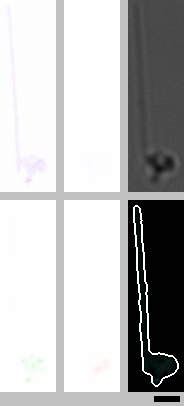
%> input picture MiniProjet/colindata/01.png, 184 x 406 px
$ octave test.m   (GNU Octave 9; MATLAB toolbox functions it lacks are replaced by stand-ins)
%> lines starting %> are read from the running program, lines starting %| are printed output that depends on the picture; in (x1, y1, x2, y2) boxes, pixels count from 0 and x2, y2 are one past the last pixel; in counts of white or black regions, pixels touching at a corner belong together; the program's own positions count from 1
clear all
close all
clc


image7 = imread('colindata/01.png');
%> image7 is the input picture: size 406x184x3 uint8; mean R, G, B 185.3, 185.3, 185.6

originCoord = [0 0];
[size_x,size_y]=size(image7);
%> size_x = 406; size_y = 552

image7 = rgb2gray(image7);
%> image7: size 406x184 uint8
a=edge(image7,'canny');
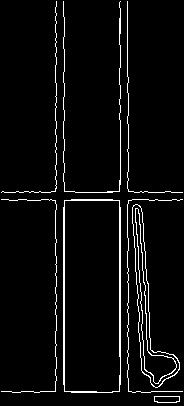
%> a: size 406x184 logical; 4.5% white in thin lines or dots
figure(1),imshow(a);

figure(2),plot(sum(a));
%> after `plot(sum(a))`:
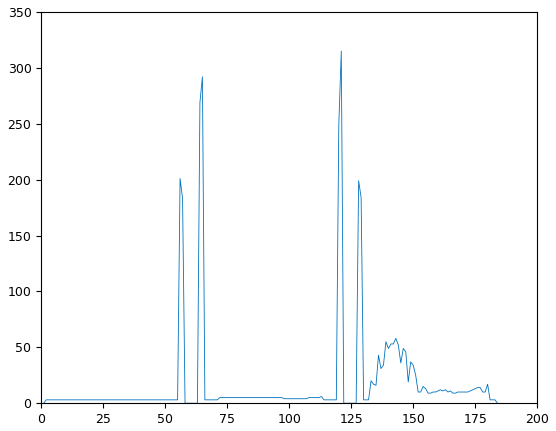
%> figure redrawn from the program's plot data; curve peaks at x = 121, y = 315

[peaks,loc] = findpeaks(sum(a),"MinPeakHeight",100);
%> peaks = [201 292 315 199]; loc = [56 65 121 128]

maxPeak=max(peaks);
%> maxPeak = 315
for i = 1:length(peaks)
  peaks(i)=maxPeak;
endfor
%> this loop made 4 passes
%> after the loop, peaks = [315 315 315 315]


image71 = imcrop(image7,[0 0 loc(1) peaks(1)]);
image72 = imcrop(image7,[loc(2) 0 loc(3)-loc(2) peaks(2)]);
image73 = imcrop(image7,[loc(4) 0 size_x-loc(4) peaks(4)]);
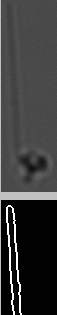
%> image73: size 315x57 uint8; min 0, max 255, mean 58.7

figure(3),imshow(image71)
figure(4),imshow(image72)
figure(5),imshow(image73)

###########################################

a=edge(imrotate(image71,90),'canny');
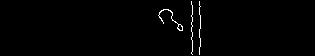
%> a: size 56x315 logical; 1% white in thin lines or dots, all inside (x1, y1, x2, y2) = (158, 1, 201, 55)
figure(10),imshow(a);
figure(11),plot(sum(a));
%> after `plot(sum(a))`:
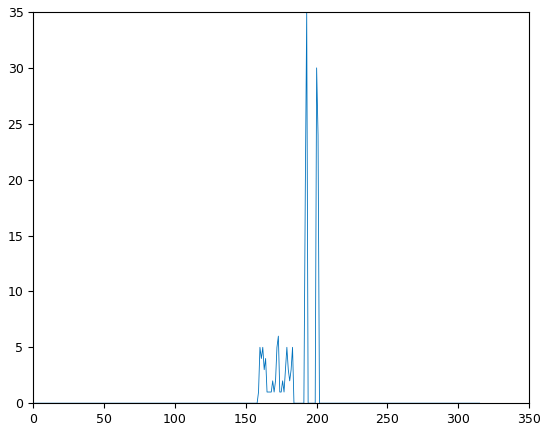
%> figure redrawn from the program's plot data; curve peaks at x = 193, y = 35

[size_yh,size_xh]=size(imrotate(image71,90));
%> size_yh = 56; size_xh = 315

[peaks_h,loc_h] = findpeaks(sum(a),"MinPeakHeight",20);
%> peaks_h = [35 30]; loc_h = [193 200]

maxPeak_h=max(peaks_h);
%> maxPeak_h = 35
for i = 1:length(peaks_h)
  peaks_h(i)= maxPeak_h;
endfor
%> this loop made 2 passes
%> after the loop, peaks_h = [35 35]

figure(49),imshow(imrotate(image71,90))
image71_1h = imcrop(imrotate(image71,90),[0 0 loc_h(1) peaks_h(1)]);
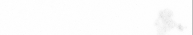
%> image71_1h: size 35x193 uint8; min 192, max 255, mean 252.6
figure(50),imshow(image71_1h)
image71_2h = imcrop(imrotate(image71,90),[loc_h(2) 0 size_xh-loc_h(2) peaks_h(2)]);
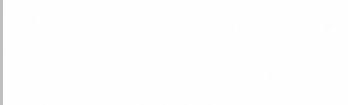
%> image71_2h: size 35x116 uint8 (shown 3 times larger); min 192, max 255, mean 253.5
figure(51),imshow(image71_2h)

$ run again, with MiniProjet/colindata/02.png copied over MiniProjet/colindata/01.png
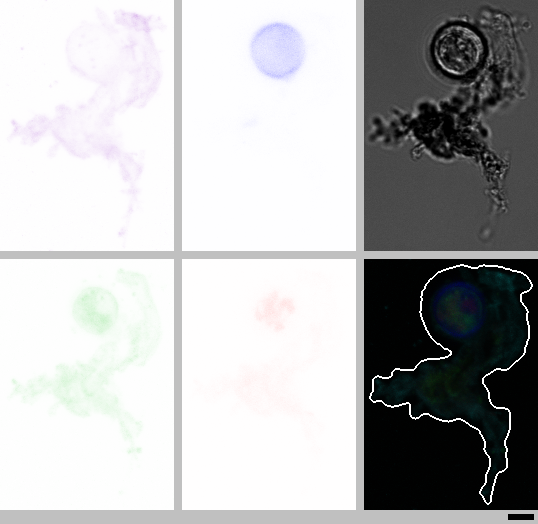
%> input picture MiniProjet/colindata/02.png, 538 x 524 px
%> image7 is the input picture: size 524x538x3 uint8; mean R, G, B 181.5, 181.9, 182.5
%> image7: size 524x538 uint8
%> `a=edge(image7,'canny');`:
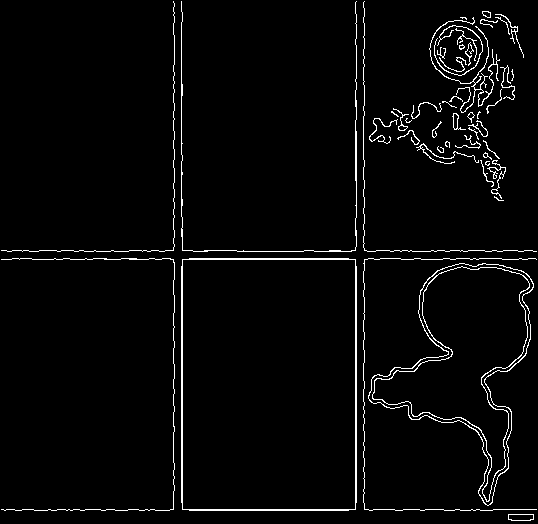
%> a: size 524x538 logical; 3.1% white in thin lines or dots
%> `[peaks,loc] = findpeaks(sum(a),"MinPeakHeight",100);`: peaks = [281 446 428 254]; loc = [174 182 357 364]
%> maxPeak = 446
%> the loop `for i = 1:length(peaks)` made 4 passes
%> after the loop `for i = 1:length(peaks)`: peaks = [446 446 446 446]
%> size_yh = 174; size_xh = 446
%> `[peaks_h,loc_h] = findpeaks(sum(a),"MinPeakHeight",20);`: peaks_h = [94 107]; loc_h = [251 260]
%> maxPeak_h = 107
%> the loop `for i = 1:length(peaks_h)` made 2 passes
%> after the loop `for i = 1:length(peaks_h)`: peaks_h = [107 107]
%> `image71_2h = imcrop(imrotate(image71,90),[loc_h(2) 0 size_xh-loc_h(2) ..`:
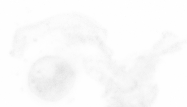
%> image71_2h: size 107x187 uint8; min 224, max 255, mean 250.5

$ run again, with MiniProjet/colindata/03.png copied over MiniProjet/colindata/01.png
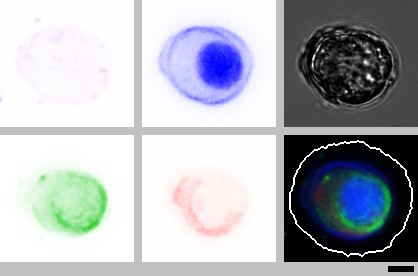
%> input picture MiniProjet/colindata/03.png, 418 x 276 px
%> image7 is the input picture: size 276x418x3 uint8; mean R, G, B 174.9, 178.1, 184.7
%> image7: size 276x418 uint8
%> `a=edge(image7,'canny');`:
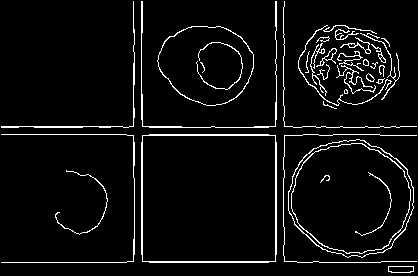
%> a: size 276x418 logical; 5.3% white in thin lines or dots
%> `[peaks,loc] = findpeaks(sum(a),"MinPeakHeight",100);`: peaks = [169 232 214 155]; loc = [134 142 277 284]
%> maxPeak = 232
%> the loop `for i = 1:length(peaks)` made 4 passes
%> after the loop `for i = 1:length(peaks)`: peaks = [232 232 232 232]
%> image73 = []
%> size_yh = 134; size_xh = 232
%> `[peaks_h,loc_h] = findpeaks(sum(a),"MinPeakHeight",20);`: peaks_h = [122 132]; loc_h = [127 135]
%> maxPeak_h = 132
%> the loop `for i = 1:length(peaks_h)` made 2 passes
%> after the loop `for i = 1:length(peaks_h)`: peaks_h = [132 132]
%> `image71_2h = imcrop(imrotate(image71,90),[loc_h(2) 0 size_xh-loc_h(2) ..`:
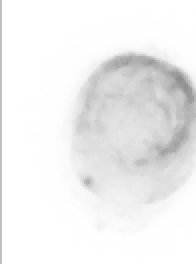
%> image71_2h: size 132x98 uint8 (shown 2 times larger); min 142, max 255, mean 239.7

$ run again, with MiniProjet/colindata/04.png copied over MiniProjet/colindata/01.png
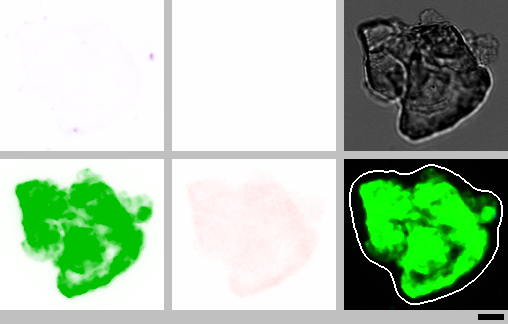
%> input picture MiniProjet/colindata/04.png, 508 x 324 px
%> image7 is the input picture: size 324x508x3 uint8; mean R, G, B 168, 192.7, 166.8
%> image7: size 324x508 uint8
%> `[peaks,loc] = findpeaks(sum(a),"MinPeakHeight",100);`: peaks = [201 286 301 152]; loc = [165 173 336 344]
%> maxPeak = 301
%> the loop `for i = 1:length(peaks)` made 4 passes
%> after the loop `for i = 1:length(peaks)`: peaks = [301 301 301 301]
%> image73 = []
%> size_yh = 165; size_xh = 301
%> `[peaks_h,loc_h] = findpeaks(sum(a),"MinPeakHeight",20);`: peaks_h = [140 143 23 32 27 24]; loc_h = [151 159 184 220 225 262]
%> maxPeak_h = 143
%> the loop `for i = 1:length(peaks_h)` made 6 passes
%> after the loop `for i = 1:length(peaks_h)`: peaks_h = [143 143 143 143 143 143]
%> `image71_2h = imcrop(imrotate(image71,90),[loc_h(2) 0 size_xh-loc_h(2) ..`:
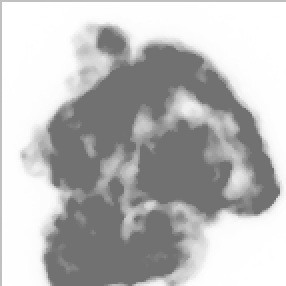
%> image71_2h: size 143x143 uint8 (shown 2 times larger); min 113, max 255, mean 187.2
